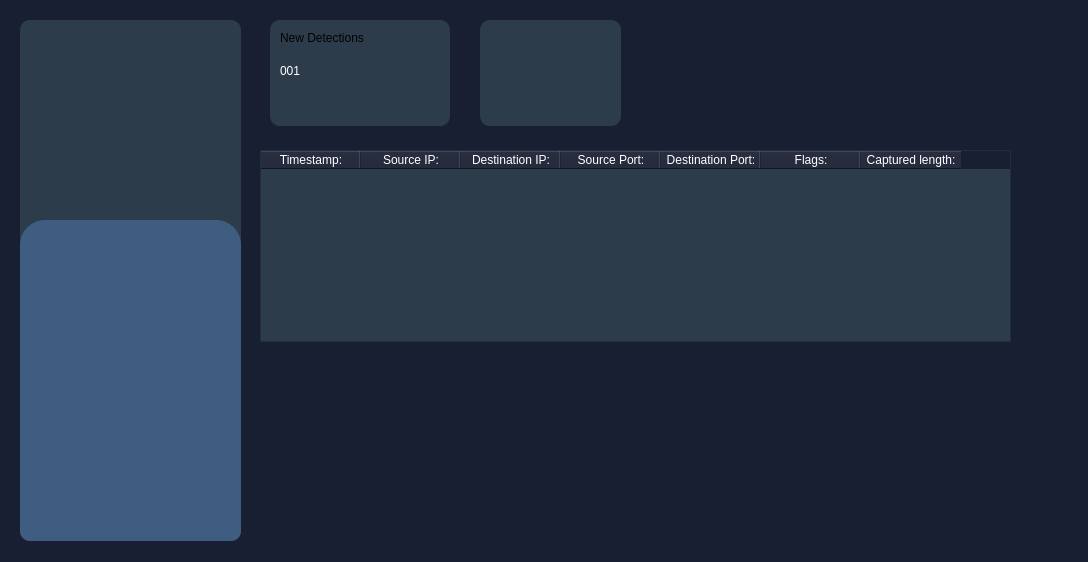
<?xml version="1.0" encoding="UTF-8"?>
<ui version="4.0">
 <class>WardenFort</class>
 <widget class="QMainWindow" name="WardenFort">
  <property name="geometry">
   <rect>
    <x>0</x>
    <y>0</y>
    <width>1088</width>
    <height>562</height>
   </rect>
  </property>
  <property name="sizePolicy">
   <sizepolicy hsizetype="Expanding" vsizetype="Expanding">
    <horstretch>0</horstretch>
    <verstretch>0</verstretch>
   </sizepolicy>
  </property>
  <property name="minimumSize">
   <size>
    <width>1088</width>
    <height>562</height>
   </size>
  </property>
  <property name="maximumSize">
   <size>
    <width>1088</width>
    <height>562</height>
   </size>
  </property>
  <property name="cursor">
   <cursorShape>ArrowCursor</cursorShape>
  </property>
  <property name="windowTitle">
   <string>WardenFort</string>
  </property>
  <property name="styleSheet">
   <string notr="true">background-color: #191F32;</string>
  </property>
  <property name="tabShape">
   <enum>QTabWidget::Rounded</enum>
  </property>
  <widget class="QWidget" name="centralwidget">
   <widget class="QFrame" name="frame">
    <property name="geometry">
     <rect>
      <x>20</x>
      <y>20</y>
      <width>221</width>
      <height>521</height>
     </rect>
    </property>
    <property name="styleSheet">
     <string notr="true">background-color: rgb(44, 60, 75);
border-radius: 10px;</string>
    </property>
    <property name="frameShape">
     <enum>QFrame::StyledPanel</enum>
    </property>
    <property name="frameShadow">
     <enum>QFrame::Raised</enum>
    </property>
    <widget class="QFrame" name="frame_2">
     <property name="geometry">
      <rect>
       <x>0</x>
       <y>200</y>
       <width>221</width>
       <height>321</height>
      </rect>
     </property>
     <property name="styleSheet">
      <string notr="true">background-color: rgb(63, 93, 128);
border-radius: 10px;
border-top-left-radius: 25px;
border-top-right-radius: 25px;
border-bottom-left-radius: 10px;
border-bottom-right-radius: 10px;</string>
     </property>
     <property name="frameShape">
      <enum>QFrame::StyledPanel</enum>
     </property>
     <property name="frameShadow">
      <enum>QFrame::Raised</enum>
     </property>
    </widget>
   </widget>
   <widget class="QFrame" name="frame_3">
    <property name="geometry">
     <rect>
      <x>270</x>
      <y>20</y>
      <width>180</width>
      <height>106</height>
     </rect>
    </property>
    <property name="minimumSize">
     <size>
      <width>141</width>
      <height>106</height>
     </size>
    </property>
    <property name="maximumSize">
     <size>
      <width>180</width>
      <height>106</height>
     </size>
    </property>
    <property name="styleSheet">
     <string notr="true">background-color: rgb(44, 60, 75);
border-radius: 10px;</string>
    </property>
    <property name="frameShape">
     <enum>QFrame::StyledPanel</enum>
    </property>
    <property name="frameShadow">
     <enum>QFrame::Raised</enum>
    </property>
    <widget class="QLabel" name="label">
     <property name="geometry">
      <rect>
       <x>10</x>
       <y>30</y>
       <width>171</width>
       <height>41</height>
      </rect>
     </property>
     <property name="styleSheet">
      <string notr="true">font: 700 20pt &quot;Segoe UI&quot;;
color: rgb(255, 255, 255);
text-align: center;</string>
     </property>
     <property name="text">
      <string>001</string>
     </property>
    </widget>
    <widget class="QLabel" name="label_2">
     <property name="geometry">
      <rect>
       <x>10</x>
       <y>10</y>
       <width>151</width>
       <height>16</height>
      </rect>
     </property>
     <property name="text">
      <string>New Detections</string>
     </property>
    </widget>
   </widget>
   <widget class="QFrame" name="frame_4">
    <property name="geometry">
     <rect>
      <x>480</x>
      <y>20</y>
      <width>141</width>
      <height>106</height>
     </rect>
    </property>
    <property name="minimumSize">
     <size>
      <width>141</width>
      <height>106</height>
     </size>
    </property>
    <property name="maximumSize">
     <size>
      <width>141</width>
      <height>106</height>
     </size>
    </property>
    <property name="styleSheet">
     <string notr="true">background-color: rgb(44, 60, 75);
border-radius: 10px;</string>
    </property>
    <property name="frameShape">
     <enum>QFrame::StyledPanel</enum>
    </property>
    <property name="frameShadow">
     <enum>QFrame::Raised</enum>
    </property>
   </widget>
   <widget class="QTableWidget" name="tableWidget">
    <property name="geometry">
     <rect>
      <x>260</x>
      <y>150</y>
      <width>751</width>
      <height>192</height>
     </rect>
    </property>
    <property name="styleSheet">
     <string notr="true">QHeaderView::section
 {background-color: #191F32;
color: white;
}
QTableCornerButton::section {background-color: #191F32;}
QTableWidget{
background-color: #2C3C4B;
color: white;
}</string>
    </property>
    <column>
     <property name="text">
      <string>Timestamp:</string>
     </property>
    </column>
    <column>
     <property name="text">
      <string>Source IP:</string>
     </property>
    </column>
    <column>
     <property name="text">
      <string>Destination IP:</string>
     </property>
    </column>
    <column>
     <property name="text">
      <string>Source Port:</string>
     </property>
    </column>
    <column>
     <property name="text">
      <string>Destination Port:</string>
     </property>
    </column>
    <column>
     <property name="text">
      <string>Flags:</string>
     </property>
    </column>
    <column>
     <property name="text">
      <string>Captured length:</string>
     </property>
    </column>
   </widget>
  </widget>
 </widget>
 <resources/>
 <connections/>
</ui>
